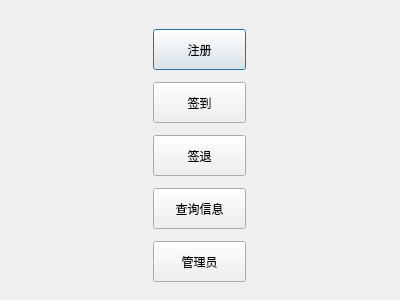
<?xml version="1.0" encoding="UTF-8"?>
<ui version="4.0">
 <class>mainDialog</class>
 <widget class="QDialog" name="mainDialog">
  <property name="geometry">
   <rect>
    <x>0</x>
    <y>0</y>
    <width>400</width>
    <height>300</height>
   </rect>
  </property>
  <property name="windowTitle">
   <string>mainDialog</string>
  </property>
  <widget class="QPushButton" name="pushButton">
   <property name="geometry">
    <rect>
     <x>153</x>
     <y>29</y>
     <width>93</width>
     <height>41</height>
    </rect>
   </property>
   <property name="text">
    <string>注册</string>
   </property>
  </widget>
  <widget class="QPushButton" name="pushButton_2">
   <property name="geometry">
    <rect>
     <x>153</x>
     <y>82</y>
     <width>93</width>
     <height>41</height>
    </rect>
   </property>
   <property name="text">
    <string>签到</string>
   </property>
  </widget>
  <widget class="QPushButton" name="pushButton_3">
   <property name="geometry">
    <rect>
     <x>153</x>
     <y>135</y>
     <width>93</width>
     <height>41</height>
    </rect>
   </property>
   <property name="text">
    <string>签退</string>
   </property>
  </widget>
  <widget class="QPushButton" name="pushButton_4">
   <property name="geometry">
    <rect>
     <x>153</x>
     <y>188</y>
     <width>93</width>
     <height>41</height>
    </rect>
   </property>
   <property name="text">
    <string>查询信息</string>
   </property>
  </widget>
  <widget class="QPushButton" name="pushButton_5">
   <property name="geometry">
    <rect>
     <x>153</x>
     <y>241</y>
     <width>93</width>
     <height>41</height>
    </rect>
   </property>
   <property name="text">
    <string>管理员</string>
   </property>
  </widget>
 </widget>
 <layoutdefault spacing="6" margin="11"/>
 <resources/>
 <connections/>
</ui>
